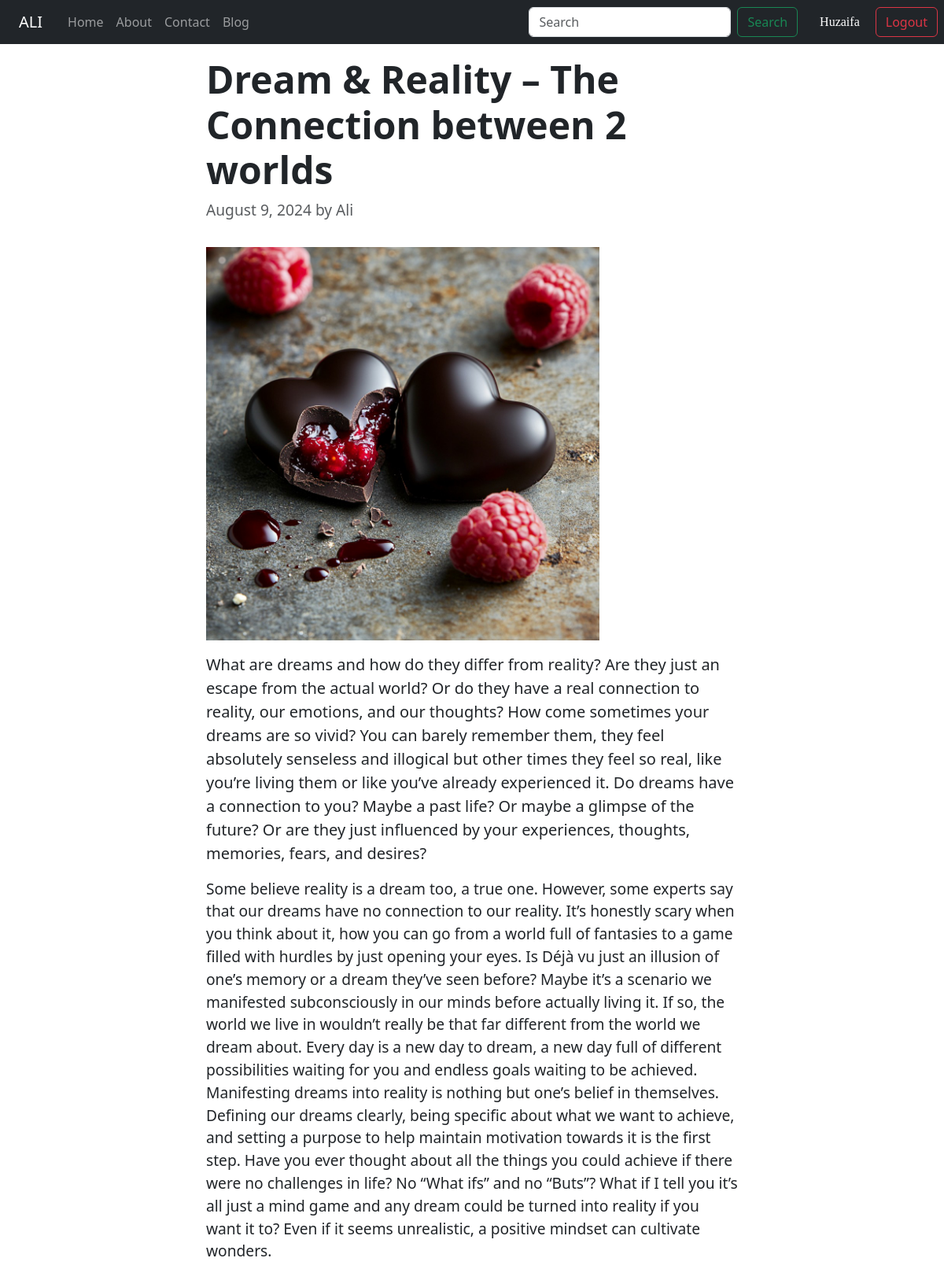
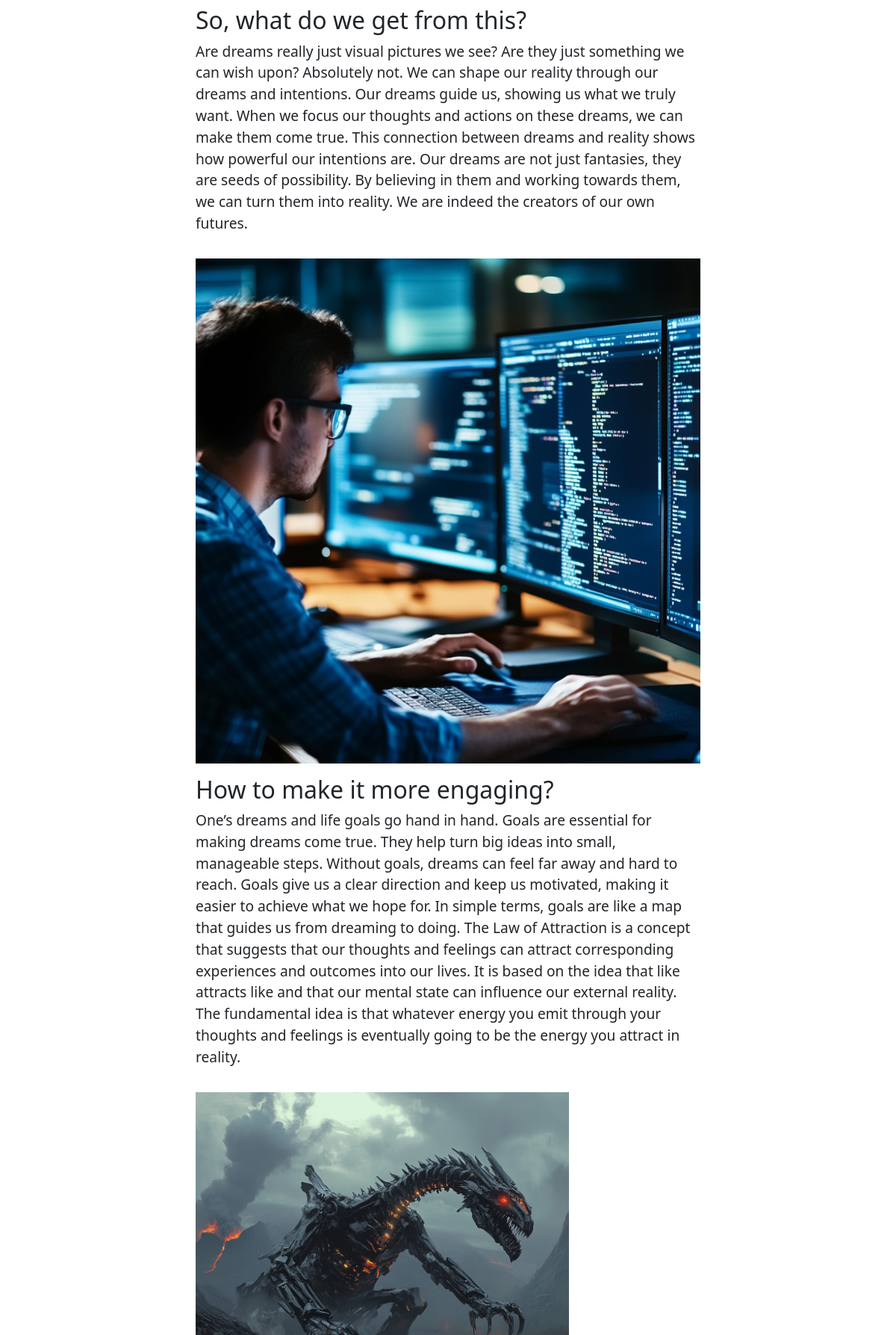
The app's page /blog/first/ (signed in, upper part) with its own data (2 pictures, top to bottom).
### ali/models.py (models this page shows, shortened)
class Post(models.Model):
    sno = models.AutoField(primary_key=True)
    title = models.CharField(max_length=255)
    author = models.CharField(max_length=50)
    intro = models.TextField(help_text="Short introduction or overview", null=True, blank=True)
    content = models.TextField(help_text="Main content of the article", null=True, blank=True)
    image1 = models.ImageField(upload_to='static/', null=True, blank=True, help_text="Main image")
    section1_title = models.CharField(max_length=255, blank=True, null=True, help_text="Title for section 1")
    section1_content = models.TextField(blank=True, null=True, help_text="Content for section 1")
    image2 = models.ImageField(upload_to='static/', null=True, blank=True, help_text="Image for section 1")
    section2_title = models.CharField(max_length=255, blank=True, null=True, help_text="Title for section 2")
    section2_content = models.TextField(blank=True, null=True, help_text="Content for section 2")
    image3 = models.ImageField(upload_to='static/', null=True, blank=True, help_text="Image for section 2")
    slug = models.SlugField(unique=True, max_length=150, null=True, blank=True)
    time_stamp = models.DateTimeField(auto_now_add=True)

### blog/views.py (the view)
# urls.py: path('<str:slug>/', views.blogpost, name='home'),
def blogpost(request, slug):
    post = Post.objects.filter(slug=slug).first()
    comments = PostComment.objects.filter(post=post, parent=None)
    replies = PostComment.objects.filter(post=post).exclude(parent=None)
    repDict = {}
    for reply in replies:
        if reply.parent.postSno not in repDict.keys():
            repDict[reply.parent.postSno] = [reply]
        else:
            repDict[reply.parent.postSno].append(reply)
    return render(request, 'ali/blogpost.html', {'post': post, "comments": comments, "user": request.user, "count": len(comments), "repDict": repDict})

### blog/templatetags/get_dict.py (called while the page is built)
@register.filter(name='get_val')
def get_val(dict, key):
    return dict.get(key)

### templates/ali/blogpost.html (shortened to what this page needs)
{% extends 'basic.html' %}
{% block body %}
{% load humanize %}
{% load get_dict %}
<div class="container my-3 col-md-8 col-lg-7">
    <article class="blog-post">
        <h1 class="display-5 font-weight-bold" style="font-weight: 700;">{{ post.title }}</h1>
        <p class="text-muted">{{ post.time_stamp|date:"F j, Y" }} by {{ post.author }}</p>
        {% if post.image3 %}
        <img src="{{ post.image3.url }}" alt="Description" style="width: 500px; height: auto;" class="img-fluid my-3">
        {% endif %}
        <p class="lead">{{ post.intro|safe }}</p>
        <p>{{ post.content }}</p>
        {% if post.section1_title %}
        <h2>{{ post.section1_title }}</h2>
        <p>{{ post.section1_content }}</p>
        {% if post.image1 %}
        <img src="{{ post.image1.url }}" alt="Section 1 Image" class="img-fluid my-3">
        {% endif %}
        {% endif %}
        {% if post.section2_title %}
        <h2>{{ post.section2_title }}</h2>
        <p>{{ post.section2_content }}</p>
        {% if post.image2 %}
        <img src="{{ post.image2.url }}" alt="Description" style="width: 500px; height: auto;" class="img-fluid my-3">
        {% endif %}
        {% endif %}
    </article>
</div>
    {% endblock %}

### templates/basic.html (shortened to what this page needs)
{% load static %}
<!doctype html>
<html lang="en">
<head>
  <link rel="stylesheet" href="https://cdn.jsdelivr.net/npm/bootstrap@5.3.3/dist/css/bootstrap.min.css"
>
</head>
<body>
  <nav class="navbar navbar-expand-lg navbar-dark bg-dark">
    <a class="navbar-brand mx-4" href="/">ALI</a>
    <div class="collapse navbar-collapse justify-content-between" id="navbarSupportedContent">
      <ul class="navbar-nav mb-2 mb-lg-0" id="navi">
        <li class="nav-item">
          <a class="nav-link {% block aliactive %}{% endblock aliactive%}" href="/">Home</a>
        </li>
        <li class="nav-item">
          <a class="nav-link {% block aboutactive %}{% endblock aboutactive %}" href="/blog/about">About</a>
        </li>
        <li class="nav-item">
          <a class="nav-link {% block contactactive %}{% endblock contactactive %}" href="/blog/contact">Contact</a>
        </li>
        <li class="nav-item">
          <a class="nav-link {% block bloghomeactive %}{% endblock bloghomeactive %}" href="/blog">Blog</a>
        </li>
      </ul>
      <form class="d-flex me-0" action="/blog/search" method="get">
        <input class="form-control me-2" name="query" id="search" type="search" placeholder="Search"
          aria-label="Search">
        <button class="btn btn-outline-success me-2" type="submit">Search</button>
        {% if user.is_authenticated %}
        <span class="welcome">{{user.username.capitalize}}</span>
        <a href="/logout"><button class="btn btn-outline-danger me-2" type="button">Logout</button></a>
        {% else %}
        <a href="/signup"><button class="btn btn-outline-success me-2" type="button">Signup</button></a>
        <a href="/signin"><button class="btn btn-outline-success me-2" type="button">Signin</button></a>
        {% endif %}
      </form>
    </div>
  </nav>
  {% block body %} {% endblock body %}
</body>
</html>

### templates/ali/blogpost.html (style rules this page uses)
.d-flex { margin-left: 12px; margin-right: 12px; }
.welcome { color: white; }
.welcome { display: flex; justify-content: center; align-items: center; color: white; margin: 0px 20px; font-family: cursive; }
p { font-size: larger; font-family: Impact, Haettenschweiler 'Arial Narrow Bold', sans-serif; font-weight: 400; }

### records on screen
Post: title "Dream & Reality – The Connection between 2 worlds", time_stamp "August 9, 2024", author "Ali", image3 (picture), intro "What are dreams and how do they differ from reality? Are they just an escape from the actual world? Or do they have a real connection to reality, our emotions, and our thoughts? How come sometimes your dreams are so vivid? You can barely remember them, they feel absolutely senseless and illogical but other times they feel so real, like you’re living them or like you’ve already experienced it. Do dreams have a connection to you? Maybe a past life? Or maybe a glimpse of the future? Or are they just influenced by your experiences, thoughts, memories, fears, and desires?", content "Some believe reality is a dream too, a true one. However, some experts say that our dreams have no connection to our reality. It’s honestly scary when you think about it, how you can go from a world full of fantasies to a game filled with hurdles by just opening your eyes. Is Déjà vu just an illusion of one’s memory or a dream they’ve seen before? Maybe it’s a scenario we manifested subconsciously in our minds before actually living it. If so, the world we live in wouldn’t really be that far different from the world we dream about. Every day is a new day to dream, a new day full of different possibilities waiting for you and endless goals waiting to be achieved. Manifesting dreams into…", section1_title "So, what do we get from this?", section1_content "Are dreams really just visual pictures we see? Are they just something we can wish upon? Absolutely not. We can shape our reality through our dreams and intentions. Our dreams guide us, showing us what we truly want. When we focus our thoughts and actions on these dreams, we can make them come true. This connection between dreams and reality shows how powerful our intentions are. Our dreams are not just fantasies, they are seeds of possibility. By believing in them and working towards them, we can turn them into reality. We are indeed the creators of our own futures.", image1 (picture), section2_title "How to make it more engaging?", section2_content "One’s dreams and life goals go hand in hand. Goals are essential for making dreams come true. They help turn big ideas into small, manageable steps. Without goals, dreams can feel far away and hard to reach. Goals give us a clear direction and keep us motivated, making it easier to achieve what we hope for. In simple terms, goals are like a map that guides us from dreaming to doing. The Law of Attraction is a concept that suggests that our thoughts and feelings can attract corresponding experiences and outcomes into our lives. It is based on the idea that like attracts like and that our mental state can influence our external reality. The fundamental idea is that whatever energy you emit…", image2 (picture)

### other values on screen
{{ user.username.capitalize }} "Huzaifa"
